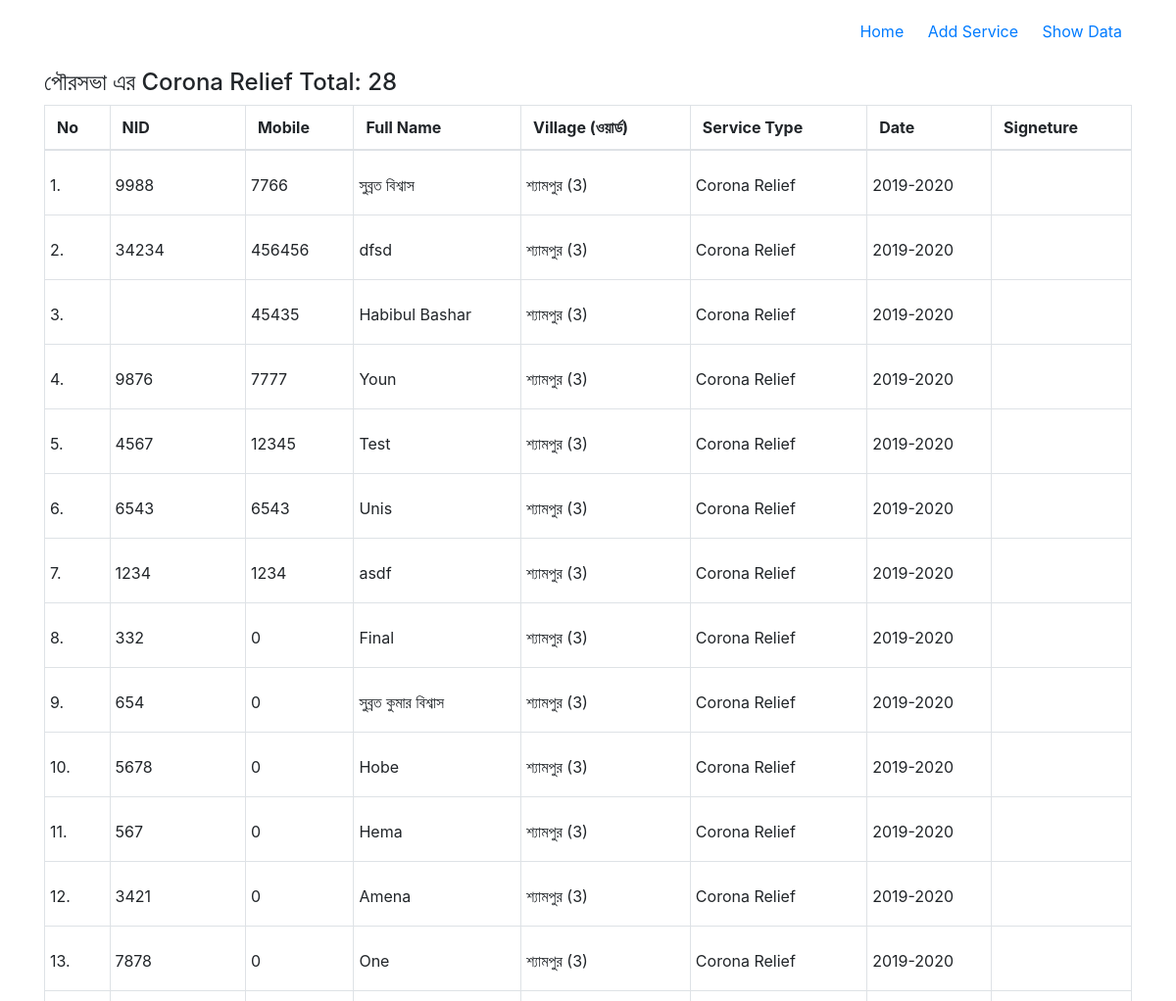
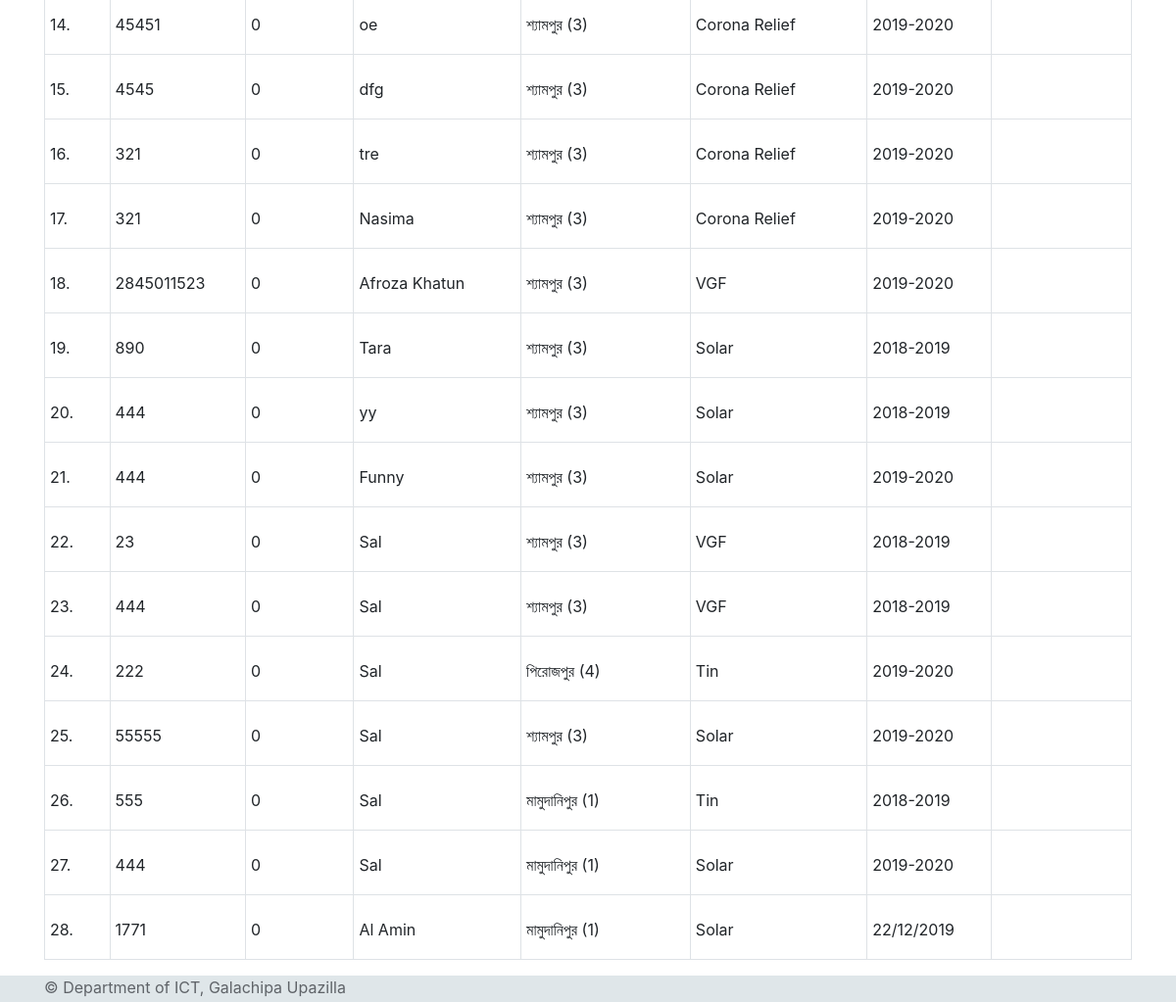
/showData.php?union=1, run on the app's committed database (2 pictures, top to bottom).
### tables this page shows
CREATE TABLE IF NOT EXISTS `unionpori` (
  `id` int(3) NOT NULL,
  `union_name` varchar(100) NOT NULL,
  PRIMARY KEY (`id`)
);

CREATE TABLE IF NOT EXISTS `record` (
  `id` int(10) NOT NULL AUTO_INCREMENT,
  `name` varchar(255) NOT NULL,
  `nid` varchar(20) NOT NULL,
  `mobile` int(20) NOT NULL,
  `unionp` varchar(255) NOT NULL,
  `village` int(10) NOT NULL,
  `type` varchar(255) NOT NULL,
  `date` varchar(20) NOT NULL,
  PRIMARY KEY (`id`)
);

CREATE TABLE IF NOT EXISTS `village` (
  `id` int(10) NOT NULL,
  `name` varchar(222) NOT NULL,
  `unionp` int(10) NOT NULL,
  `word` int(10) NOT NULL,
  PRIMARY KEY (`id`)
);

### showData.php (the view)
<?php include('header.php'); ?>
    <section class="inputform">
      <div class="container">
      <div class="row">
      <div class="col-md-12">
      <?php
require_once('config.php');
if (!isset($_GET['union'])) {
  $place = 'pou';
} else {
  $place = $_GET['union'];
}
$tBody = "";
try {
    $sql= 'SELECT r.name as personName, r.nid, mobile, union_name, v.name, word, type, date FROM  unionPori p, record r, village v WHERE r.unionp=p.id and r.village=v.id and r.unionp="'. $place .'" order by r.id DESC';
    $q = $pdo->query($sql);
    $q1 = $pdo->query($sql);
    $q->setFetchMode(PDO::FETCH_ASSOC);
    $q1->setFetchMode(PDO::FETCH_ASSOC);
} catch (PDOException $e) {
    die("Could not connect to the database $dbname :" . $e->getMessage());
}
?>
<h4><?php $row = $q1->fetchAll(); echo $row[0]['union_name'];
?> এর Corona Relief Total: <?php $rows = $q->rowCount(); echo $rows; $i=1; ?></h4>
<table class="table table-bordered">
    <thead>
      <tr>
        <th>No</th>
        <th>NID</th>
        <th>Mobile</th>
        <th>Full Name</th>
        <th>Village (ওয়ার্ড)</th>
        <th>Service Type</th>
        <th>Date</th>
        <th>Signeture</th>
      </tr>
    </thead>
    <tbody>
<?php while ($row = $q->fetch()): ?>
    <?php  $tBody .= '<tr> <td>' . $i++ . '.</td><td>'. $row['nid'] .'</td><td>'. $row['mobile'] .'</td><td>' . $row['personName'] . '</td><td>' . $row['name'] . ' ('. $row['word'] .')</td><td>' . $row['type'] . '</td><td>'. $row['date'] . '</td><td> </td></tr>';
     ?>
<?php endwhile; ?>
<?php echo $tBody; ?>
</tbody>
  </table>
      </div>
      </div>
      </div>
    </section>
    <?php include('footer.php'); ?>

### header.php (shortened to what this page needs)
<html>
  <head>
    <link rel="stylesheet" href="https://stackpath.bootstrapcdn.com/bootstrap/4.4.1/css/bootstrap.min.css">
    <link href="css/main.css" rel="stylesheet" />
    <link href="css/style.css" rel="stylesheet" />
  </head>
  <body>
  <header class="container d-print-none">
      <ul class="menu">
        <li><a href="index.html">Home</a></li>
        <li><a href="serviceadd.php">Add Service</a></li>
        <li><a href="#">Show Data</a>
        </li>
      </ul>
    </header>

### footer.php (shortened to what this page needs)
    <footer>
      <div class="container">
          <p>&copy; Department of ICT, Galachipa Upazilla</p>
      </div>
    </footer>
  </body>
</html>

### css/main.css (style rules this page uses)
html { line-height: 1.15; -ms-text-size-adjust: 100%; -webkit-text-size-adjust: 100%; }
body { margin: 0; }
article, aside, footer, header, nav, section { display: block; }
a { background-color: transparent; -webkit-text-decoration-skip: objects; }
html { height: 100%; }
* { box-sizing: border-box; }

### css/style.css (style rules this page uses)
table, th, td { border: 1px solid black; border-collapse: collapse; }
td { padding-left: 2px; }
header { text-align: right; padding-top: 10px; }
li { display: inline-block; transition-duration: 0.5s; position: relative; padding: 10px; }
.table-bordered td { padding: 25px 0px 20px 5px; }
footer { background: #dfe6e9; color: #5f6368; }
footer p { padding-bottom: 3px; }

### data on the page
unionpori: union_name "পৌরসভা"
record: nid "9988", mobile "7766", name "সুব্রত বিশ্বাস", type "Corona Relief", date "2019-2020"
village: name "শ্যামপুর শ্যামপুর শ্যামপুর শ্যামপুর শ্যামপুর শ্যামপুর শ্যামপুর শ্যামপুর শ্যামপুর শ্যামপুর শ্যামপুর শ্যামপুর শ্যামপুর শ্যামপুর শ্যামপুর শ্যামপুর শ্যামপুর শ্যামপুর শ্যামপুর শ্যামপুর শ্যামপুর শ্যামপুর শ্যামপুর শ্যামপুর", word "3 3 3 3 3 3 3 3 3 3 3 3 3 3 3 3 3 3 3 3 3 3 3 3"
record: nid "34234", mobile "456456", name "dfsd", type "Corona Relief", date "2019-2020"
record: mobile "45435", name "Habibul Bashar", type "Corona Relief", date "2019-2020"
record: nid "9876", mobile "7777", name "Youn", type "Corona Relief", date "2019-2020"
record: nid "4567", mobile "12345", name "Test", type "Corona Relief", date "2019-2020"
record: nid "6543", mobile "6543", name "Unis", type "Corona Relief", date "2019-2020"
record: nid "1234", mobile "1234", name "asdf", type "Corona Relief", date "2019-2020"
record: nid "332", mobile "0", name "Final", type "Corona Relief", date "2019-2020"
record: nid "654", mobile "0", name "সুব্রত কুমার বিশ্বাস", type "Corona Relief", date "2019-2020"
record: nid "5678", mobile "0", name "Hobe", type "Corona Relief", date "2019-2020"
record: nid "567", mobile "0", name "Hema", type "Corona Relief", date "2019-2020"
record: nid "3421", mobile "0", name "Amena", type "Corona Relief", date "2019-2020"
record: nid "7878", mobile "0", name "One", type "Corona Relief", date "2019-2020"
record: nid "45451", mobile "0", name "oe", type "Corona Relief", date "2019-2020"
record: nid "4545", mobile "0", name "dfg", type "Corona Relief", date "2019-2020"
record: nid "321", mobile "0", name "tre", type "Corona Relief", date "2019-2020"
record: nid "321", mobile "0", name "Nasima", type "Corona Relief", date "2019-2020"
record: nid "2845011523", mobile "0", name "Afroza Khatun", type "VGF", date "2019-2020"
record: nid "890", mobile "0", name "Tara", type "Solar", date "2018-2019"
record: nid "444", mobile "0", name "yy", type "Solar", date "2018-2019"
record: nid "444", mobile "0", name "Funny", type "Solar", date "2019-2020"
record: nid "23", mobile "0", name "Sal", type "VGF", date "2018-2019"
record: nid "444", mobile "0", name "Sal", type "VGF", date "2018-2019"
record: nid "222", mobile "0", name "Sal", type "Tin", date "2019-2020"
village: name "পিরোজপুর", word "4"
record: nid "55555", mobile "0", name "Sal", type "Solar", date "2019-2020"
record: nid "555", mobile "0", name "Sal", type "Tin", date "2018-2019"
village: name "মামুদানিপুর মামুদানিপুর মামুদানিপুর", word "1 1 1"
record: nid "444", mobile "0", name "Sal", type "Solar", date "2019-2020"
record: nid "1771", mobile "0", name "Al Amin", type "Solar", date "22/12/2019"

### other printed values
$rows "28"
